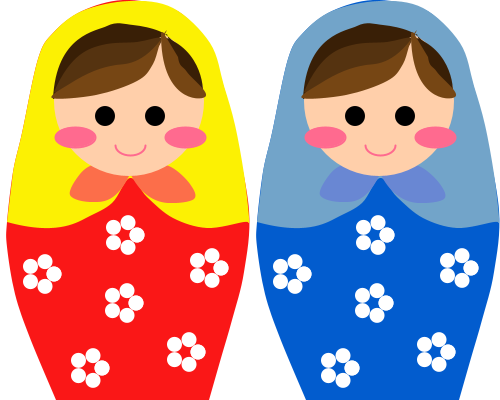
Frame 1 (no input)
Frame 60 (the mouse pressed at the canvas centre just before this capture): identical to frame 1, image omitted
Frame 120 (the mouse held since frame 60 and released just before this capture): identical to frame 1, image omitted

The Processing sketch that drew this single still picture (run headless with seeded random() and noise(); from frame 60 on, the mouse is pressed at the canvas centre):

// Processing sketch: babyCouple
// ── babyCouple.pde
void setup() {
  size(500, 400);
}
void draw() {
  background(255);
  noStroke();
  
  fill(2, 92, 206);
  beginShape() ;
  
  curveVertex
    (306, 400) ;
  curveVertex
    (306, 400) ;
  curveVertex
    (280.0, 338.0) ;
  curveVertex
    (265.0, 294.0) ;
  curveVertex
    (257.0, 247.0) ;
  curveVertex
   (257.0, 222.0) ;
  curveVertex
    (263.0, 172.0) ;
  curveVertex
    (272.0, 133.0) ;
  curveVertex
    (288.0, 59.0) ;
  curveVertex
    (303.0, 33.0) ;
  curveVertex
    (332.0, 11.0) ;
  curveVertex
    (373.0, 0.0) ;
  curveVertex
    (418.0, 7.0) ;
  curveVertex
    (441.0, 22.0) ;
  curveVertex
    (460.0, 47.0) ;
  curveVertex
    (474.0, 88.0) ;
  curveVertex
    (483.0, 125.0) ;
  curveVertex
    (499.0, 210.0) ;
  curveVertex
    (494.0, 272.0) ;
  curveVertex
    (482.0, 320.0) ;
  curveVertex
    (471.0, 358.0) ;
  curveVertex
    (459.0, 400.0) ;
  curveVertex
    (459.0, 400.0) ;
  endShape() ;//rinkaku
  
  
  

fill(114,164,201);

beginShape() ;
curveVertex
(261.0, 220.0) ;
vertex
(257.0, 222.0) ;
curveVertex
(284.0, 235.0) ;
curveVertex
(296.0, 238.0) ;
curveVertex
(336.0, 218.0) ;
curveVertex
(362.0, 203.0) ;
curveVertex
(380.0, 178.0) ;
curveVertex
(397.0, 197.0) ;
curveVertex
(423.0, 218.0) ;
curveVertex
(457.0, 228.0) ;
curveVertex
(494.0, 222.0) ;
curveVertex
(498.0, 223.0) ;
 curveVertex
(499.0, 217.0) ;
curveVertex
(494.0, 174.0) ;
curveVertex
(485.0, 125.0) ;
curveVertex
(474.0, 86.0) ;
curveVertex
(460.0, 43.0) ;
curveVertex
(423.0, 8.0) ;
curveVertex
(379.0, 1.0) ;
     curveVertex
    (332.0, 11.0) ;
    curveVertex
    (303.0, 33.0) ;
     curveVertex
    (288.0, 59.0) ;
     curveVertex
    (272.0, 133.0) ;
    curveVertex
    (263.0, 172.0) ;
    curveVertex
   (257.0, 222.0) ;
   
endShape() ;//around face



fill(105,135,211);


beginShape() ;
vertex
(379.0, 176.0) ;
curveVertex
(360.0, 138.0) ;
curveVertex
(368.0, 194.0) ;
curveVertex
(342.0, 202.0) ;
curveVertex
(320.0, 195.0) ;
curveVertex
(330.0, 174.0) ;
curveVertex
(345.0, 164.0) ;
curveVertex
(366.0, 163.0) ;
curveVertex
(383.0, 174.0) ;
vertex
(381.0, 175.0) ;
curveVertex
(385.0, 193.0) ;
curveVertex
(387.0, 196.0) ;
curveVertex
(418.0, 203.0) ;
curveVertex
(444.0, 199.0) ;
curveVertex
(440.0, 184.0) ;
curveVertex
(421.0, 167.0) ;
curveVertex
(399.0, 163.0) ;
curveVertex
(381.0, 165.0) ;
vertex
(381.0, 173.0) ;
endShape() ;
//ribon




  
  int cen = 220;
  int r= 5;
  fill(255);
  
circles(458,268);
circles(435,352);
circles(373,303);
circles(374,235);
circles(291,274);
circles(339,368);

fill(255,207,170);
ellipse(379,101,150,150);//face

fill(0);
ellipse(405,116,20,20);
ellipse(355,116,20,20);//eye

noFill();
strokeWeight(2);
stroke(255,106,143);
arc(380,145,30,20,0,PI);//kuti

fill(255,106,143);
ellipse(325,137,40,20);
ellipse(435,137,40,20);


fill(57,31,6);
noStroke();

beginShape() ;
vertex
(303.0, 99.0) ;
curveVertex
(471.0, 152.0) ;
curveVertex
(325.0, 55.0) ;
curveVertex
(357.0, 26.0) ;
curveVertex
(383.0, 25.0) ;
curveVertex
(409.0, 31.0) ;
curveVertex
(424.0, 42.0) ;
curveVertex
(444.0, 63.0) ;
curveVertex
(452.0, 94.0) ;
curveVertex
(430.0, 76.0) ;
curveVertex
(409.0, 94.0) ;
vertex
(417.0, 34.0) ;
curveVertex
(390.0, 66.0) ;
curveVertex
(394.0, 54.0) ;
curveVertex
(337.0, 53.0) ;
curveVertex
(304.0, 99.0) ;
curveVertex
(314.0, 130.0) ;
vertex
(304.0, 99.0) ;
endShape() ;//hair1



fill(85,51,16);

beginShape() ;
vertex
(304.0, 92.0) ;
curveVertex
(305.0, 93.0) ;
curveVertex
(313.0, 61.0) ;
curveVertex
(352.0, 45.0) ;
curveVertex
(387.0, 42.0) ;
curveVertex
(411.0, 38.0) ;
curveVertex
(403.0, 53.0) ;
curveVertex
(381.0, 66.0) ;
curveVertex
(347.0, 71.0) ;
curveVertex
(330.0, 79.0) ;
curveVertex
(274.0, 91.0) ;
vertex
(306.0, 93.0) ;
endShape() ;//hair2



fill(118,70,20);

beginShape() ;
curveVertex
(406.0, 21.0) ;
vertex
(415.0, 34.0) ;
curveVertex
(368.0, 44.0) ;
curveVertex
(393.0, 63.0) ;
curveVertex
(366.0, 65.0) ;
curveVertex
(344.0, 71.0) ;
curveVertex
(321.0, 83.0) ;
curveVertex
(302.0, 98.0) ;
curveVertex
(346.0, 95.0) ;
curveVertex
(387.0, 81.0) ;
curveVertex
(403.0, 64.0) ;
curveVertex
(417.0, 30.0) ;
curveVertex
(449.0, 26.0) ;
endShape() ;
//hair3




fill(57,31,6);

beginShape() ;
vertex
(411.0, 36.0) ;
curveVertex
(404.0, 117.0) ;
curveVertex
(446.0, 52.0) ;
curveVertex
(452.0, 97.0) ;
curveVertex
(429.0, 68.0) ;
curveVertex
(419.0, 52.0) ;
curveVertex
(402.0, 83.0) ;
vertex
(411.0, 36.0) ;
endShape() ;
//hair  right1




fill(118,70,20);

beginShape() ;
vertex
(411.0, 33.0) ;
curveVertex
(403.0, 75.0) ;
curveVertex
(402.0, 97.0) ;
curveVertex
(455.0, 97.0) ;
curveVertex
(437.0, 72.0) ;
curveVertex
(428.0, 57.0) ;
curveVertex
(428.0, 7.0) ;
vertex
(413.0, 32.0) ;
endShape() ;//hair right 2




translate(-250,0);//woman

  
  fill(250,23,23);
  beginShape() ;
  
  curveVertex
    (306, 400) ;
  curveVertex
    (306, 400) ;
  curveVertex
    (280.0, 338.0) ;
  curveVertex
    (265.0, 294.0) ;
  curveVertex
    (257.0, 247.0) ;
  curveVertex
   (257.0, 222.0) ;
  curveVertex
    (263.0, 172.0) ;
  curveVertex
    (272.0, 133.0) ;
  curveVertex
    (288.0, 59.0) ;
  curveVertex
    (303.0, 33.0) ;
  curveVertex
    (332.0, 11.0) ;
  curveVertex
    (373.0, 0.0) ;
  curveVertex
    (418.0, 7.0) ;
  curveVertex
    (441.0, 22.0) ;
  curveVertex
    (460.0, 47.0) ;
  curveVertex
    (474.0, 88.0) ;
  curveVertex
    (483.0, 125.0) ;
  curveVertex
    (499.0, 210.0) ;
  curveVertex
    (494.0, 272.0) ;
  curveVertex
    (482.0, 320.0) ;
  curveVertex
    (471.0, 358.0) ;
  curveVertex
    (459.0, 400.0) ;
  curveVertex
    (459.0, 400.0) ;
  endShape() ;//rinkaku
  
  
  

fill(252,241,3);

beginShape() ;
curveVertex
(261.0, 220.0) ;
vertex
(257.0, 222.0) ;
curveVertex
(284.0, 235.0) ;
curveVertex
(296.0, 238.0) ;
curveVertex
(336.0, 218.0) ;
curveVertex
(362.0, 203.0) ;
curveVertex
(380.0, 178.0) ;
curveVertex
(397.0, 197.0) ;
curveVertex
(423.0, 218.0) ;
curveVertex
(457.0, 228.0) ;
curveVertex
(494.0, 222.0) ;
curveVertex
(498.0, 223.0) ;
 curveVertex
(499.0, 217.0) ;
curveVertex
(494.0, 174.0) ;
curveVertex
(485.0, 125.0) ;
curveVertex
(474.0, 86.0) ;
curveVertex
(460.0, 43.0) ;
curveVertex
(423.0, 8.0) ;
curveVertex
(379.0, 1.0) ;
     curveVertex
    (332.0, 11.0) ;
    curveVertex
    (303.0, 33.0) ;
     curveVertex
    (288.0, 59.0) ;
     curveVertex
    (272.0, 133.0) ;
    curveVertex
    (263.0, 172.0) ;
    curveVertex
   (257.0, 222.0) ;
   
endShape() ;//around face



fill(252,110,74);


beginShape() ;
vertex
(379.0, 176.0) ;
curveVertex
(360.0, 138.0) ;
curveVertex
(368.0, 194.0) ;
curveVertex
(342.0, 202.0) ;
curveVertex
(320.0, 195.0) ;
curveVertex
(330.0, 174.0) ;
curveVertex
(345.0, 164.0) ;
curveVertex
(366.0, 163.0) ;
curveVertex
(383.0, 174.0) ;
vertex
(381.0, 175.0) ;
curveVertex
(385.0, 193.0) ;
curveVertex
(387.0, 196.0) ;
curveVertex
(418.0, 203.0) ;
curveVertex
(444.0, 199.0) ;
curveVertex
(440.0, 184.0) ;
curveVertex
(421.0, 167.0) ;
curveVertex
(399.0, 163.0) ;
curveVertex
(381.0, 165.0) ;
vertex
(381.0, 173.0) ;
endShape() ;
//ribon




  

  fill(255);
  
circles(458,268);
circles(435,352);
circles(373,303);
circles(374,235);
circles(291,274);
circles(339,368);

fill(255,207,170);
ellipse(379,101,150,150);//face

fill(0);
ellipse(405,116,20,20);
ellipse(355,116,20,20);//eye

noFill();
strokeWeight(2);
stroke(255,106,143);
arc(380,145,30,20,0,PI);//kuti

fill(255,106,143);
ellipse(325,137,40,20);
ellipse(435,137,40,20);


fill(57,31,6);
noStroke();

beginShape() ;
vertex
(303.0, 99.0) ;
curveVertex
(471.0, 152.0) ;
curveVertex
(325.0, 55.0) ;
curveVertex
(357.0, 26.0) ;
curveVertex
(383.0, 25.0) ;
curveVertex
(409.0, 31.0) ;
curveVertex
(424.0, 42.0) ;
curveVertex
(444.0, 63.0) ;
curveVertex
(452.0, 94.0) ;
curveVertex
(430.0, 76.0) ;
curveVertex
(409.0, 94.0) ;
vertex
(417.0, 34.0) ;
curveVertex
(390.0, 66.0) ;
curveVertex
(394.0, 54.0) ;
curveVertex
(337.0, 53.0) ;
curveVertex
(304.0, 99.0) ;
curveVertex
(314.0, 130.0) ;
vertex
(304.0, 99.0) ;
endShape() ;//hair1



fill(85,51,16);

beginShape() ;
vertex
(304.0, 92.0) ;
curveVertex
(305.0, 93.0) ;
curveVertex
(313.0, 61.0) ;
curveVertex
(352.0, 45.0) ;
curveVertex
(387.0, 42.0) ;
curveVertex
(411.0, 38.0) ;
curveVertex
(403.0, 53.0) ;
curveVertex
(381.0, 66.0) ;
curveVertex
(347.0, 71.0) ;
curveVertex
(330.0, 79.0) ;
curveVertex
(274.0, 91.0) ;
vertex
(306.0, 93.0) ;
endShape() ;//hair2



fill(118,70,20);

beginShape() ;
curveVertex
(406.0, 21.0) ;
vertex
(415.0, 34.0) ;
curveVertex
(368.0, 44.0) ;
curveVertex
(393.0, 63.0) ;
curveVertex
(366.0, 65.0) ;
curveVertex
(344.0, 71.0) ;
curveVertex
(321.0, 83.0) ;
curveVertex
(302.0, 98.0) ;
curveVertex
(346.0, 95.0) ;
curveVertex
(387.0, 81.0) ;
curveVertex
(403.0, 64.0) ;
curveVertex
(417.0, 30.0) ;
curveVertex
(449.0, 26.0) ;
endShape() ;
//hair3




fill(57,31,6);

beginShape() ;
vertex
(411.0, 36.0) ;
curveVertex
(404.0, 117.0) ;
curveVertex
(446.0, 52.0) ;
curveVertex
(452.0, 97.0) ;
curveVertex
(429.0, 68.0) ;
curveVertex
(419.0, 52.0) ;
curveVertex
(402.0, 83.0) ;
vertex
(411.0, 36.0) ;
endShape() ;
//hair  right1




fill(118,70,20);

beginShape() ;
vertex
(411.0, 33.0) ;
curveVertex
(403.0, 75.0) ;
curveVertex
(402.0, 97.0) ;
curveVertex
(455.0, 97.0) ;
curveVertex
(437.0, 72.0) ;
curveVertex
(428.0, 57.0) ;
curveVertex
(428.0, 7.0) ;
vertex
(413.0, 32.0) ;
endShape() ;//hair right 2

}



void circles(int x, int y) {
  for (int i=0; i<=360; i+=72) {
    ellipse(x + 13*cos(radians(i)), y + 13*sin(radians(i)), 15, 15);
  }
}
